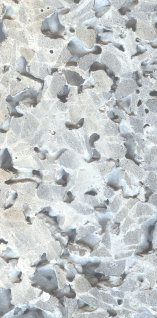
#> input picture p51.PNG, 157 x 318 px, found by its file name
$ jupyter execute 'Aggregate grading using image processing.ipynb'
#> lines starting #> are read from the running program, lines starting #| are printed output that depends on the picture; after the words box and inside, x2 and y2 are one past the last pixel; in counts of white or black regions, pixels touching at a corner belong together; long printed decimals are rounded
[cell 1]
#analysis for images without crop
import cv2 as cv
import sys
from matplotlib import pyplot as plt
import numpy as np
img = cv.imread(cv.samples.findFile("G:\my Ml projects\image processing\p51.PNG"))
#> img is the input picture: shape (318, 157, 3); mean B, G, R 199.7, 198.7, 194.1
if img is None:
    sys.exit("Could not read the image.")

gray = cv.cvtColor(img,cv.COLOR_BGR2GRAY)
#cv.imshow("Display window", gray)
#cv.waitKey(0)
dimensions = gray.shape
#> dimensions = (318, 157)
print(dimensions)
#| (318, 157)
equ1 = cv.equalizeHist(gray)
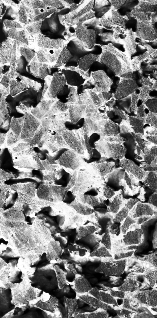
#> equ1: shape (318, 157); min 0, max 255, mean 128.8
clahe = cv.createCLAHE(clipLimit=12.0, tileGridSize=(8,8))
equ = clahe.apply(gray)
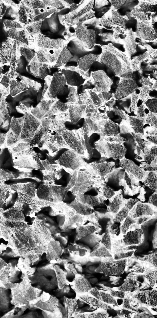
#> equ: shape (318, 157); min 0, max 255, mean 129.3
#blur = cv.bilateralFilter(equ,5,51,51)
#blur = cv.GaussianBlur(img,(5,5),0)
#ret,th3 = cv.threshold(equ,255,255,cv.THRESH_BINARY+cv.THRESH_OTSU)
ret,th = cv.threshold(equ,210,255,cv.THRESH_BINARY)   #for cement paste
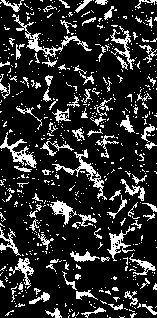
#> th: shape (318, 157); 17.3% white in thin lines or dots
ret,th1 = cv.threshold(equ1,100,255,cv.THRESH_BINARY_INV) # for air voids
#> th1: shape (318, 157); 39.1% white; 426 white regions (369 under 20 px), largest, box (x1, y1, x2, y2) and area: (29, 206, 136, 318) 4880, (62, 23, 157, 186) 3775, (0, 55, 45, 134) 947
ret,th2 = cv.threshold(equ1,0,255,cv.THRESH_BINARY) #whole image
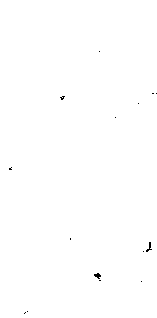
#> th2: shape (318, 157); 99.8% white; black in thin lines or dots, all inside (x1, y1, x2, y2) = (9, 51, 157, 314)
#adding th and th1 will give image for aggregate
dst1 = cv.addWeighted(th,1,th1,1,0)
#> dst1: shape (318, 157); 56.4% white; 445 black regions (411 under 20 px), largest, box (x1, y1, x2, y2) and area: (0, 0, 157, 267) 14695, (91, 230, 157, 318) 1342, (58, 0, 137, 60) 1326
ret,dst = cv.threshold(dst1,100,255,cv.THRESH_BINARY_INV)
res = np.hstack((th,th1,dst,dst1,gray))
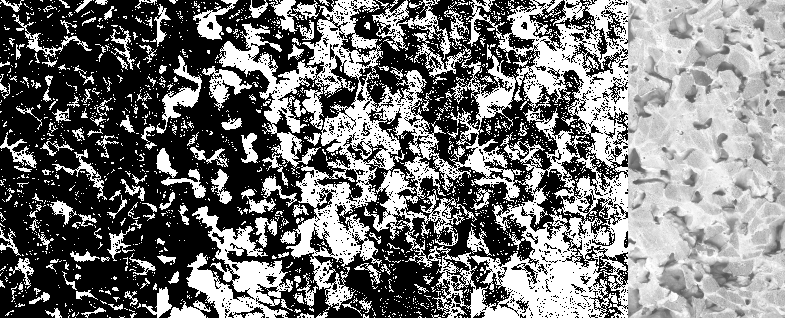
#> res: shape (318, 785); min 0, max 255, mean 119.2
cv.imshow("Display window", res)
cv.waitKey(0)
plt.imshow(res)
plt.title('my picture')
plt.show()
#hist = cv.calcHist([th2],[0],None,[256],[0,256])
#plt.hist(th2.ravel(),256,[0,256]); plt.show()
#cv.imwrite("airvoids.PNG",th3)

[cell 2]
edges = cv.Canny(th1,150,255)
#> edges: shape (318, 157); 17% white in thin lines or dots
edges1 = cv.Canny(th,150,255)
#> edges1: shape (318, 157); 15.7% white in thin lines or dots
edges2 = cv.Canny(dst,150,255)
#> edges2: shape (318, 157); 23.7% white in thin lines or dots
final = np.hstack((edges,th1))
#> final: shape (318, 314); 28% white; 1267 white regions (1095 under 20 px), largest, box (x1, y1, x2, y2) and area: (186, 206, 293, 318) 4880, (219, 23, 314, 186) 3775, (155, 55, 202, 135) 951
final1 = np.hstack((edges1,th))
#> final1: shape (318, 314); 16.5% white in thin lines or dots
final2 = np.hstack((edges2,dst))
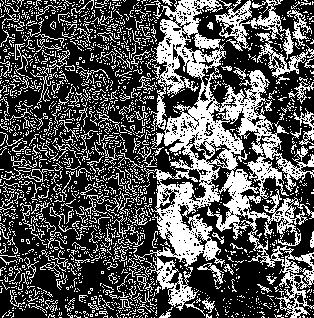
#> final2: shape (318, 314); 33.7% white in thin lines or dots
cv.imshow("air voids", final)
cv.imshow("cement paste", final1)
cv.imshow("agregate", final2)
cv.waitKey(0)

[cell 3]
n_white_pix = np.sum(th1==255)
#> n_white_pix = 19504
print('Number of white pixels:', n_white_pix)
#| Number of white pixels: 19504

[cell 4]
#images with cropped surface
import cv2 as cv
import sys
from matplotlib import pyplot as plt
import numpy as np
img = cv.imread(cv.samples.findFile("G:\my Ml projects\image processing\p51.PNG"))
if img is None:
    sys.exit("Could not read the image.")

gray = cv.cvtColor(img,cv.COLOR_BGR2GRAY)
#cv.imshow("Display window", gray)
#cv.waitKey(0)
dimensions = gray.shape
print(dimensions)
#| (318, 157)
equ1 = cv.equalizeHist(gray)
clahe = cv.createCLAHE(clipLimit=12.0, tileGridSize=(8,8))
equ = clahe.apply(gray)
#blur = cv.bilateralFilter(equ,5,51,51)
#blur = cv.GaussianBlur(img,(5,5),0)
#ret,th3 = cv.threshold(equ,255,255,cv.THRESH_BINARY+cv.THRESH_OTSU)
ret,th = cv.threshold(equ,220,255,cv.THRESH_BINARY)   #for cement paste
#> th: shape (318, 157); 13.4% white in thin lines or dots
ret,th1 = cv.threshold(equ1,50,255,cv.THRESH_BINARY_INV) # for air voids
#> th1: shape (318, 157); 19.4% white; 310 white regions (240 under 20 px), largest, box (x1, y1, x2, y2) and area: (31, 253, 76, 317) 882, (73, 261, 127, 291) 670, (38, 207, 96, 259) 616
ret,th2 = cv.threshold(equ1,0,255,cv.THRESH_BINARY) #whole image
#adding th and th1 will give image for aggregate
dst1 = cv.addWeighted(th,1,th1,1,0)
#> dst1: shape (318, 157); 32.8% white; 725 white regions (640 under 20 px), largest, box (x1, y1, x2, y2) and area: (1, 186, 127, 318) 3666, (41, 9, 123, 95) 1712, (0, 128, 37, 176) 608
ret,dst = cv.threshold(dst1,100,255,cv.THRESH_BINARY_INV)
res = np.hstack((th,th1,dst,gray))
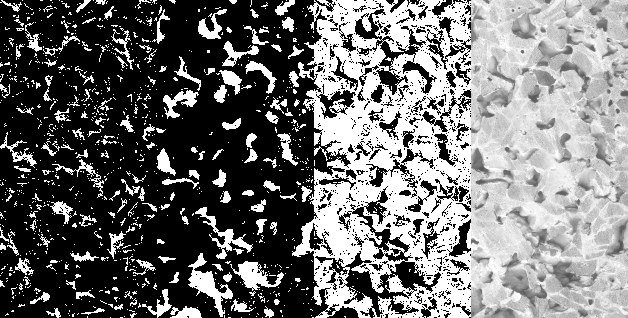
#> res: shape (318, 628); min 0, max 255, mean 113.1
cv.imshow("Display window", res)
cv.waitKey(0)
plt.imshow(res)
plt.title('my picture')
plt.show()
#hist = cv.calcHist([th2],[0],None,[256],[0,256])
#plt.hist(th2.ravel(),256,[0,256]); plt.show()
#cv.imwrite("airvoids.PNG",th3)
edges = cv.Canny(th1,150,255)
#> edges: shape (318, 157); 10.7% white in thin lines or dots
edges1 = cv.Canny(th,150,255)
#> edges1: shape (318, 157); 13.8% white in thin lines or dots
edges2 = cv.Canny(dst,150,255)
#> edges2: shape (318, 157); 21.2% white in thin lines or dots
final = np.hstack((edges,th1))
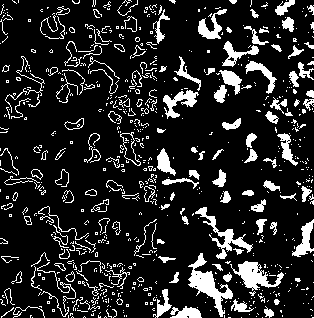
#> final: shape (318, 314); 15% white; 729 white regions (582 under 20 px), largest, box (x1, y1, x2, y2) and area: (188, 253, 233, 317) 882, (230, 261, 284, 291) 670, (195, 207, 253, 259) 616
final1 = np.hstack((edges1,th))
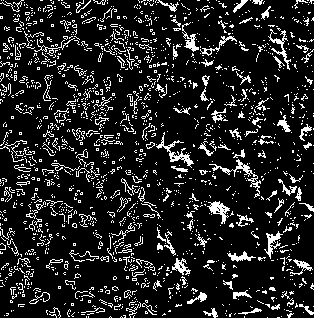
#> final1: shape (318, 314); 13.6% white in thin lines or dots
final2 = np.hstack((edges2,dst))
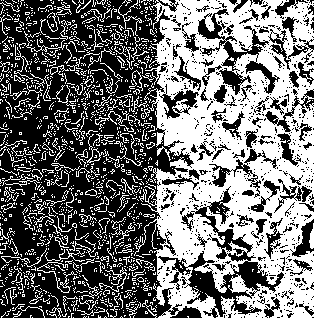
#> final2: shape (318, 314); 44.2% white; 1277 white regions (1149 under 20 px), largest, box (x1, y1, x2, y2) and area: (134, 0, 314, 318) 33680, (37, 262, 77, 293) 163, (95, 111, 134, 132) 132
cv.imshow("air voids", final)
cv.imshow("cement paste", final1)
cv.imshow("agregate", final2)
cv.waitKey(0)

[cell 5]
n_white_pix_w = np.sum(th2==255)  #whole area
#> n_white_pix_w = 49846
print('Number of white pixels whole:', n_white_pix_w)
#| Number of white pixels whole: 49846
n_white_pix_v = np.sum(th1==255)   #voids area
#> n_white_pix_v = 9677
print('Number of white pixels voids:', n_white_pix_v)
#| Number of white pixels voids: 9677
n_white_pix_c = np.sum(th==255)     #cement area
#> n_white_pix_c = 6683
print('Number of white pixels cement:', n_white_pix_c)
#| Number of white pixels cement: 6683
n_white_pix_a = np.sum(dst==255)  #aggregate area
#> n_white_pix_a = 33566
print('Number of white pixels aggregate:', n_white_pix_a)
#| Number of white pixels aggregate: 33566

# Calculating Area of each part

[cell 6]
speciman_area = 100 * 200
number_of_total_pixels = dimensions[0] * dimensions[1]
#> number_of_total_pixels = 49926
pixel_per_mm_square = speciman_area / number_of_total_pixels
#> pixel_per_mm_square = 0.401
area_of_v = n_white_pix_v * pixel_per_mm_square
#> area_of_v = 3876.5
area_of_c = n_white_pix_c * pixel_per_mm_square
#> area_of_c = 2677.2
area_of_a = n_white_pix_a * pixel_per_mm_square
#> area_of_a = 13446.3
print("area of voids:",area_of_v)
#| area of voids: 3876.537
print("area of cement:",area_of_c)
#| area of cement: 2677.162
print("area of aggregate:",area_of_a)
#| area of aggregate: 13446.301
area_whole = area_of_v + area_of_c + area_of_a
#> area_whole = 20000
print ("whole area:",area_whole)
#| whole area: 20000.0

$ run again, with p1.PNG copied over p51.PNG
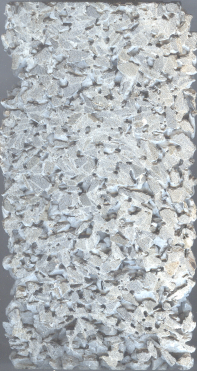
#> input picture p1.PNG, 197 x 371 px, found by its file name
#> img is the input picture: shape (371, 197, 3); mean B, G, R 186.7, 183.3, 177.9
#| (371, 197)
#> `ret,th = cv.threshold(equ,210,255,cv.THRESH_BINARY)`:
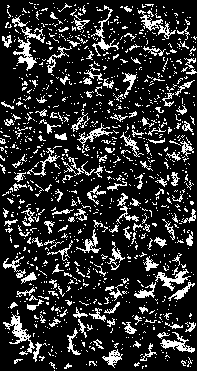
#> th: shape (371, 197); 18% white in thin lines or dots
#> th2: shape (371, 197); 99.9% white; black in thin lines or dots, all inside (x1, y1, x2, y2) = (53, 0, 186, 361)
#> n_white_pix = 28534
#| Number of white pixels: 28534
#| (371, 197)
#> `final2 = np.hstack((edges2,dst))`:
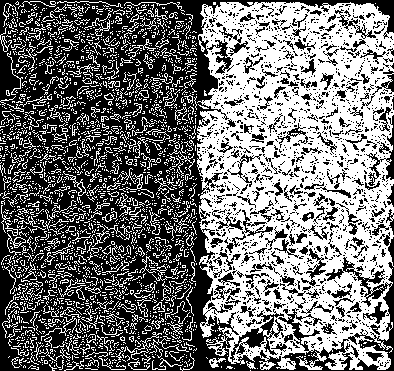
#> final2: shape (371, 394); 45.3% white; 2304 white regions (2079 under 20 px), largest, box (x1, y1, x2, y2) and area: (197, 2, 394, 370) 48369, (126, 174, 154, 198) 99, (41, 316, 77, 341) 98
#> n_white_pix_w = 72981
#| Number of white pixels whole: 72981
#> n_white_pix_v = 14271
#| Number of white pixels voids: 14271
#> n_white_pix_c = 10186
#| Number of white pixels cement: 10186
#> n_white_pix_a = 48630
#| Number of white pixels aggregate: 48630
#> area_of_v = 3905.2
#> area_of_c = 2787.4
#> area_of_a = 13307.4
#| area of voids: 3905.209
#| area of cement: 2787.363
#| area of aggregate: 13307.428
#> area_whole = 20000
#| whole area: 20000.0

$ run again, with p10.PNG copied over p51.PNG
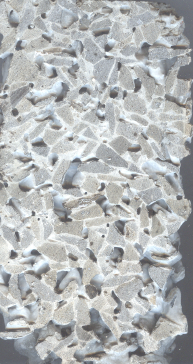
#> input picture p10.PNG, 193 x 364 px, found by its file name
#> img is the input picture: shape (364, 193, 3); mean B, G, R 183.4, 182.5, 179.5
#| (364, 193)
#> th2: shape (364, 193); 99.8% white; black in thin lines or dots, all inside (x1, y1, x2, y2) = (61, 3, 165, 356)
#> n_white_pix = 27038
#| Number of white pixels: 27038
#| (364, 193)
#> `final2 = np.hstack((edges2,dst))`:
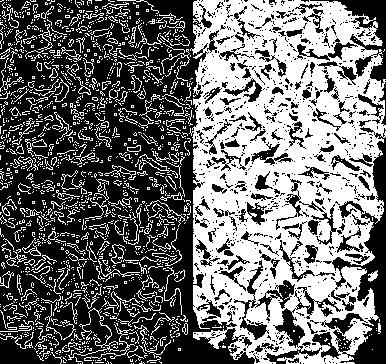
#> final2: shape (364, 386); 43.2% white; 1462 white regions (1273 under 20 px), largest, box (x1, y1, x2, y2) and area: (189, 0, 386, 364) 46985, (68, 308, 119, 360) 245, (84, 324, 135, 361) 151
#> n_white_pix_w = 70129
#| Number of white pixels whole: 70129
#> n_white_pix_v = 13712
#| Number of white pixels voids: 13712
#> n_white_pix_c = 9348
#| Number of white pixels cement: 9348
#> n_white_pix_a = 47192
#| Number of white pixels aggregate: 47192
#> area_of_v = 3903.7
#> area_of_c = 2661.3
#> area_of_a = 13435.1
#| area of voids: 3903.661
#| area of cement: 2661.277
#| area of aggregate: 13435.062
#> area_whole = 20000
#| whole area: 20000.0
